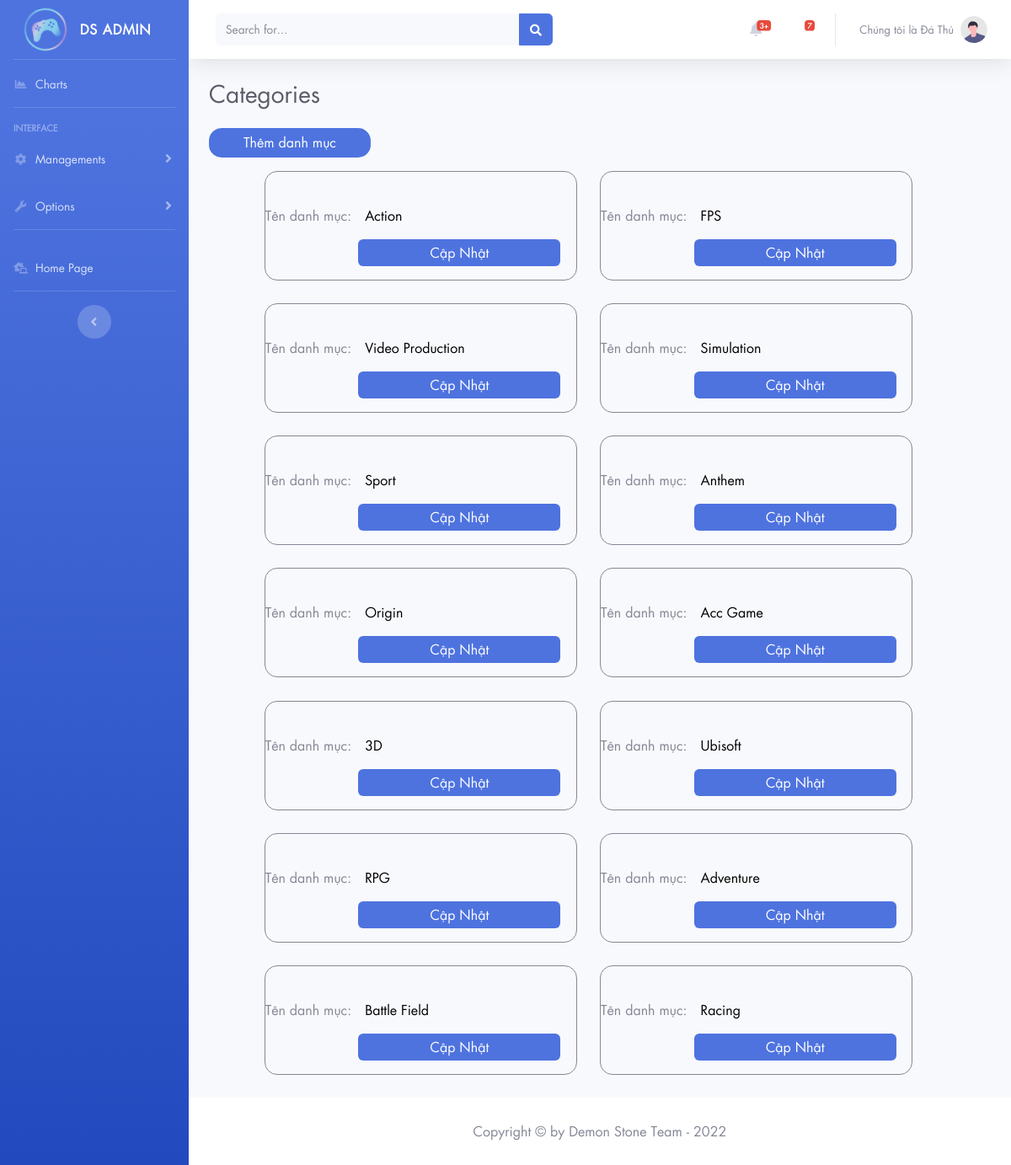
Page /sources/View/admin/categories.php on the earlier database version.
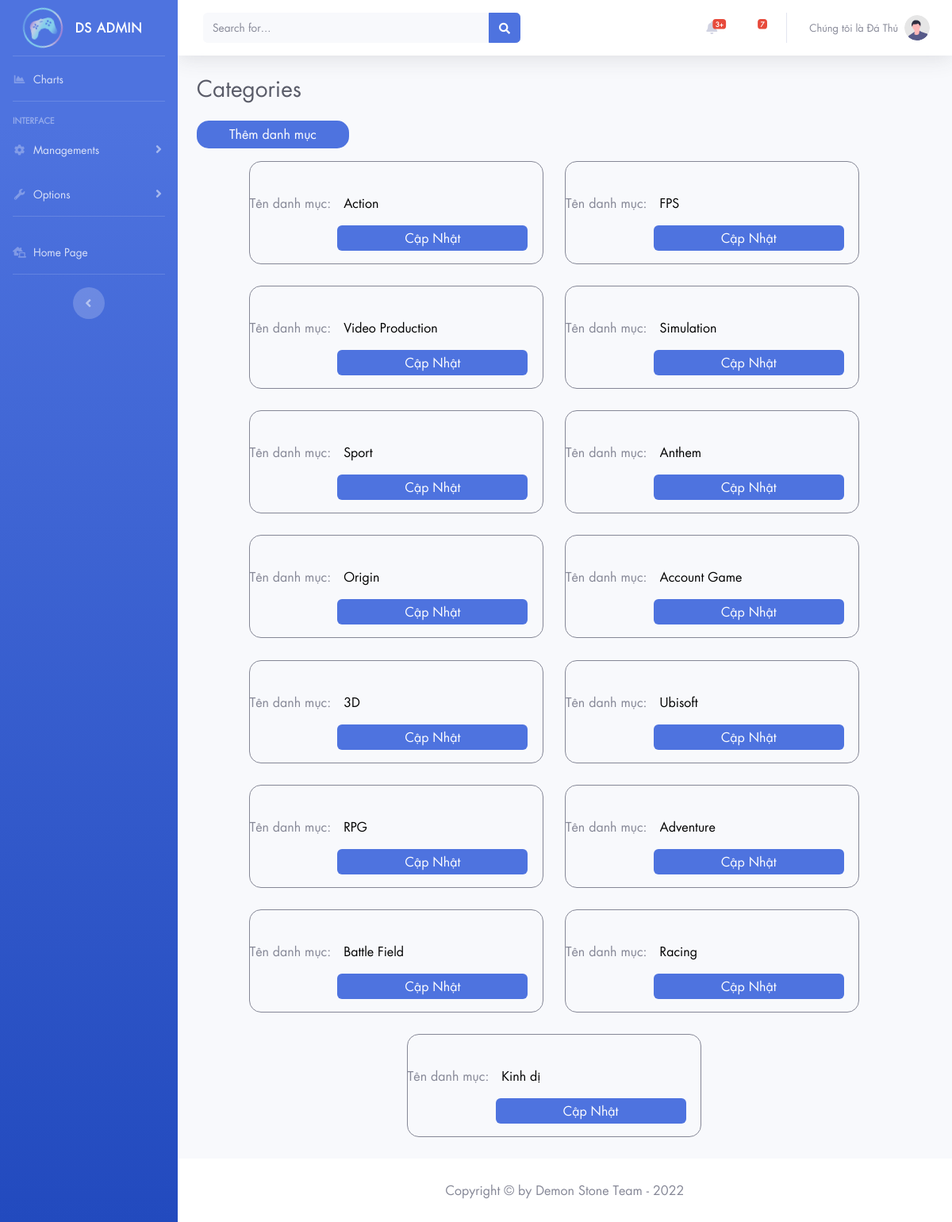
Same page on the later database version.
### tables this page shows
CREATE TABLE `category` (
  `id` smallint(6) NOT NULL,
  `name` varchar(255) NOT NULL
);

### sources/Model/DAO/CategoryDAO.php (called while the page is built, shortened)
<?php
include '/Applications/XAMPP/xamppfiles/htdocs/pro1014_duan/sources/Model/Category.php';
class CategoryDAO {
    private $database;
    public function __construct() {
        $this->database = new Database();
        $this->database = $this->database->getDatabase();
    }
    public function getAllCategories() {
        if($this->database->connect_error) {
            return false;
        } else {
            $query = $this->database->prepare("SELECT * FROM `Category`");
            if($query->execute()) {
                $result = $query->get_result();
                if($result->num_rows > 0) {
                    $cates = [];
                    while($row = $result->fetch_assoc()) {
                        $cate = new Category($row['id'], $row['name']);
                        $cates[] = $cate;
                    }
                    return $cates;
                }
            }
        }
    }
}
?>

### sources/Utils/Database.php (called while the page is built, shortened)
<?php
class Database {
    public function getDatabase($database = null) {
        if($database == null) {
            return new mysqli("localhost:3306", "root", "", "pro1014_duan");
        } else return $database;
    }
}
?>

### sources/Model/Category.php (called while the page is built, shortened)
<?php
class Category {
    private $name;
    public function __construct($id, $name) {
        $this->name = $name;
    }
    public function getName() {
        return $this->name;
    }
}
?>

### sources/View/admin/categories.php (the view, shortened to what this page needs)
<?php
    include('header.php');
    include('./topbar.php')
?>
    <div class="container-fluid">
        <h1 class="h3 mb-0 text-gray-800">Categories</h1>  <br>
        <button id="btn-add" onclick="modal_add()">Thêm danh mục</button>
        <div class="show-information">
            <?php
                foreach ($cates as $cate) {
            ?>
            <div class="product-information">
                <div class="detail">
                    <form id="cate-infor">
                        <table>
                            <tr>
                                <td><span>Tên danh mục:</span></td>
                                <td><input type="text" id="name" name="name" value="<?php echo $cate->getName() ?>"><br>   </td>
                            </tr>
                        </table>
                        <input type="button" id="submit" value="Cập Nhật">
                    </form>
                </div>
            </div>
        <?php } ?>
    </div>
</div>
<?php
    include './footer.php';
?>

Differences in the rows shown:
changed category: name "Acc Game" → "Account Game"
added category: name "Kinh dị"
